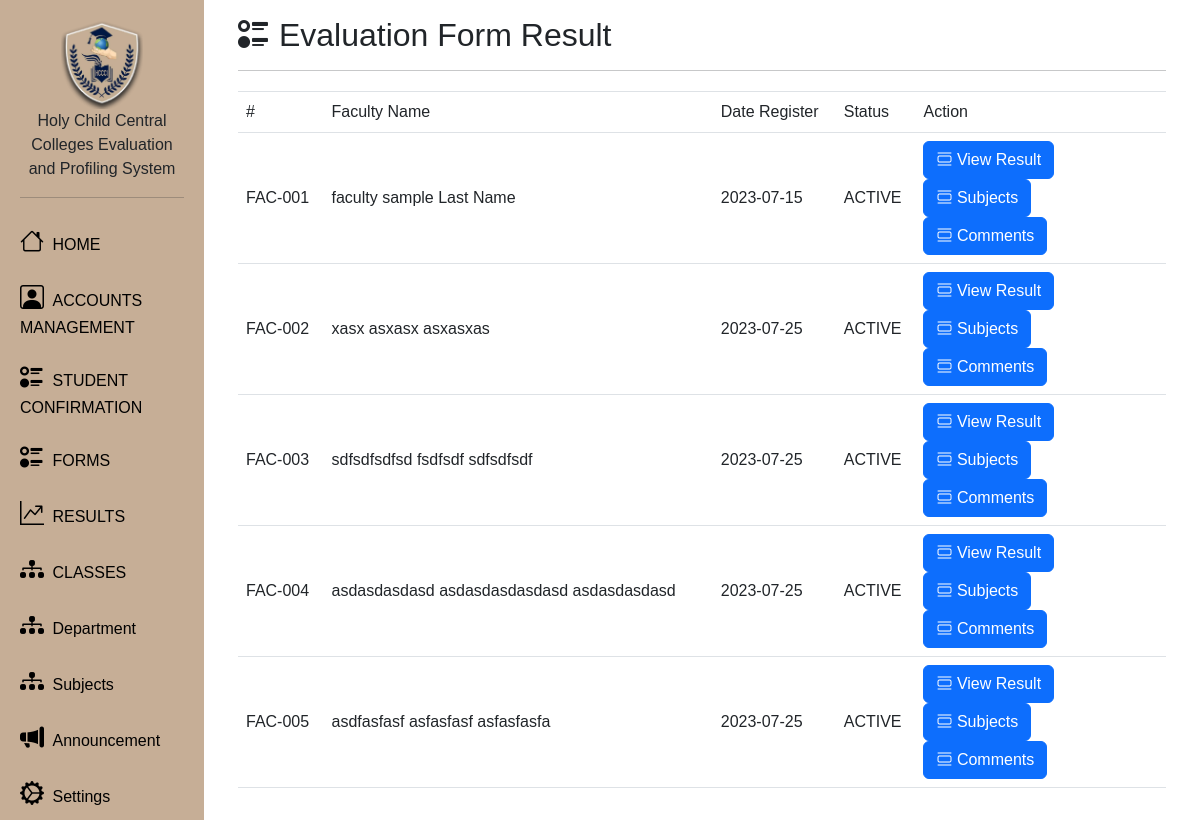
The app's page /GuidanceDashboard/evaluationResult.php (signed in) with its own data.
### tables this page shows
CREATE TABLE `facultyformtable` (
  `facultyId` varchar(50) NOT NULL,
  `facultyFname` varchar(100) NOT NULL,
  `facultyMname` varchar(100) NOT NULL,
  `facultyLname` varchar(100) NOT NULL,
  `facultyAddress` varchar(100) NOT NULL,
  `facultyContact` bigint(100) NOT NULL,
  `facultyDOB` date NOT NULL,
  `facultyDateEntry` date NOT NULL,
  `facultyStatus` varchar(100) NOT NULL,
  `facultyAddedBy` varchar(100) NOT NULL
);

### GuidanceDashboard/evaluationResult.php (the view, shortened to what this page needs)
<?php
include('summaryCount.php');
$query = "SELECT * FROM facultyformtable WHERE facultyStatus = 'ACTIVE'";
$result = mysqli_query($db, $query);
?>
<!DOCTYPE html>
<html lang="en">
<head>
    <link rel="stylesheet" href="css/style.css">
    <link rel="stylesheet" href="https://cdn.jsdelivr.net/npm/bootstrap-icons@1.9.1/font/bootstrap-icons.css">
    <link rel="stylesheet" href="https://maxcdn.bootstrapcdn.com/bootstrap/4.0.0/css/bootstrap.min.css">
    <link rel="stylesheet" href="https://cdnjs.cloudflare.com/ajax/libs/font-awesome/5.13.0/css/all.min.css">
    <link rel="stylesheet" href="https://cdn.jsdelivr.net/npm/bootstrap-icons@1.9.1/font/bootstrap-icons.css">
    <link rel="stylesheet" href="https://cdn.jsdelivr.net/npm/bootstrap-icons@1.10.5/font/bootstrap-icons.css">
    <link href="https://cdn.jsdelivr.net/npm/bootstrap@5.3.0/dist/css/bootstrap.min.css" rel="stylesheet"
>
    <link rel="stylesheet" href="https://cdn.datatables.net/1.13.1/css/jquery.dataTables.min.css">
</head>
<body>
    <?php include 'components/navigation.php'; ?>
    <div class="main">
        <div class="container-fluid">
            <div class="row flex-nowrap">
                <div class="col py-3">
                    <div class="container-fluid">
                        <h2><i class="bi bi-ui-radios"></i> Evaluation Form Result</h2>
                        <hr>
                        <div class="table-responsive" style="margin-top:20px;">
                            <table id="employee_data" class="table table-fluid" width="100%">
                                <thead>
                                    <tr>
                                        <td>#</td>
                                        <td>Faculty Name</td>
                                        <td>Date Register</td>
                                        <td>Status</td>
                                        <td width='27%'>Action</td>
                                    </tr>
                                </thead>
                                <?php
                                while ($row = mysqli_fetch_array($result)) {
                                    echo "<tr>";
                                    echo "<td class='align-middle'>";
                                    echo $row["facultyId"];
                                    echo "</td>";
                                    echo "<td class='align-middle'>";
                                    echo $row["facultyFname"] . " " . $row["facultyMname"] . " " . $row["facultyLname"];
                                    echo "</td>";
                                    echo "<td class='align-middle'>";
                                    echo $row["facultyDateEntry"];
                                    echo "</td>";
                                    echo "<td class='align-middle'>";
                                    echo $row["facultyStatus"];
                                    echo "</td>";
                                    echo "<td class='align-middle'>
                                    <a href='viewResultForm.php?facultyId=$row[facultyId]''><button class='btn btn-primary'><i class='bi bi-view-list'></i> View Result</button></a>
                                    <a href='subjectResult.php?facultyId=$row[facultyId]''><button class='btn btn-primary'><i class='bi bi-view-list'></i> Subjects</button></a>
                                    <a href='commentReport.php?facultyId=$row[facultyId]''><button class='btn btn-primary'><i class='bi bi-view-list'></i> Comments</button></a>";
                                    echo "</td>";
                                    echo "</tr>";
                                }
                                ?>
                            </table>
                        </div>
                    </div>
                </div>
            </div>
        </div>
    </div>
</body>
</html>

### GuidanceDashboard/css/style.css (style rules this page uses)
* { font-family: 'Ubuntu', sans-serif; }

### GuidanceDashboard/components/navigation.php (style rules this page uses)
.main { margin-left: 17%; padding: 0px 10px; }

### records on screen
facultyformtable: facultyId "FAC-001", facultyFname "faculty", facultyMname "sample", facultyLname "Last Name", facultyDateEntry "2023-07-15", facultyStatus "ACTIVE"
facultyformtable: facultyId "FAC-002", facultyFname "xasx", facultyMname "asxasx", facultyLname "asxasxas", facultyDateEntry "2023-07-25", facultyStatus "ACTIVE"
facultyformtable: facultyId "FAC-003", facultyFname "sdfsdfsdfsd", facultyMname "fsdfsdf", facultyLname "sdfsdfsdf", facultyDateEntry "2023-07-25", facultyStatus "ACTIVE"
facultyformtable: facultyId "FAC-004", facultyFname "asdasdasdasd", facultyMname "asdasdasdasdasd", facultyLname "asdasdasdasd", facultyDateEntry "2023-07-25", facultyStatus "ACTIVE"
facultyformtable: facultyId "FAC-005", facultyFname "asdfasfasf", facultyMname "asfasfasf", facultyLname "asfasfasfa", facultyDateEntry "2023-07-25", facultyStatus "ACTIVE"
